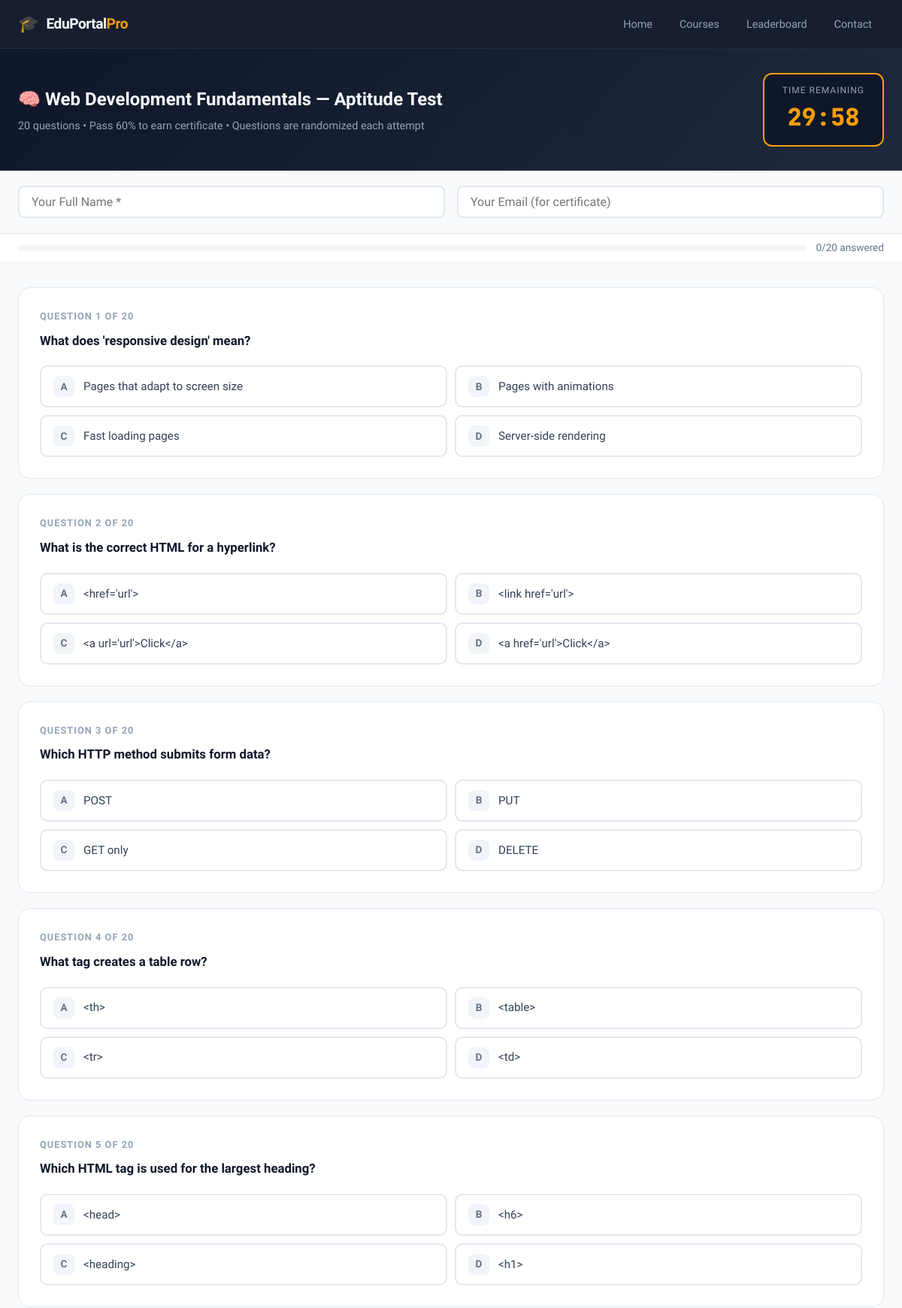
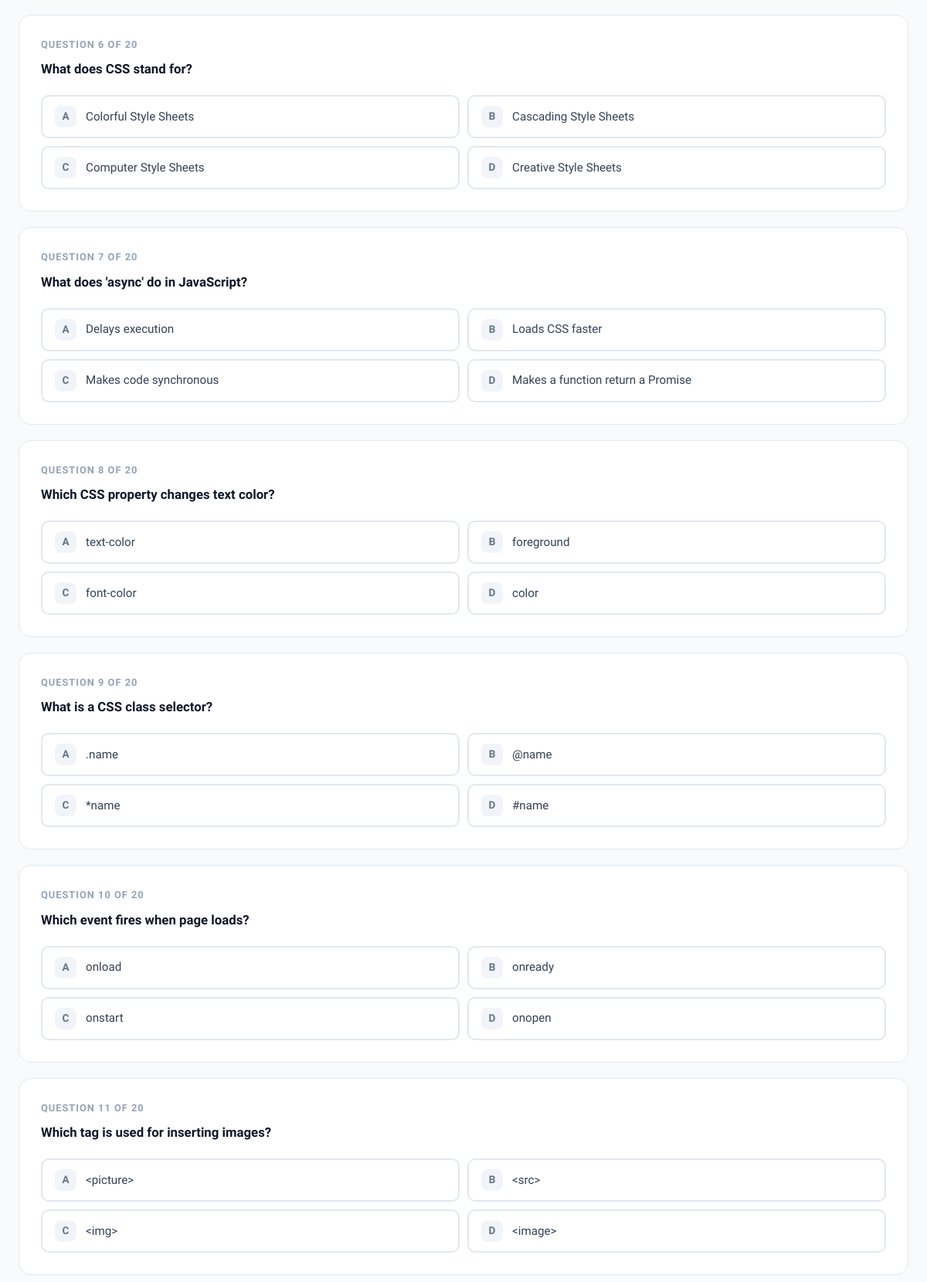
Screenshot of /courses/2/test/ (upper part) with the database file from the repository (2 pictures, top to bottom).
### students/models.py (models this page shows, shortened)
class Course(models.Model):
    title = models.CharField(max_length=200)
    description = models.TextField()
    subject = models.CharField(max_length=100)
    duration = models.CharField(max_length=50, default="4 weeks")
    level = models.CharField(max_length=50, choices=[
        ('Beginner', 'Beginner'),
        ('Intermediate', 'Intermediate'),
        ('Advanced', 'Advanced'),
    ], default='Beginner')
    icon = models.CharField(max_length=10, default='📚')
    color = models.CharField(max_length=30, default='#4f46e5')
    created_at = models.DateTimeField(auto_now_add=True)

class Question(models.Model):
    course = models.ForeignKey(Course, on_delete=models.CASCADE, related_name='questions')
    question_text = models.TextField()
    option_a = models.CharField(max_length=300)
    option_b = models.CharField(max_length=300)
    option_c = models.CharField(max_length=300)
    option_d = models.CharField(max_length=300)
    correct_answer = models.CharField(max_length=1, choices=[
        ('A', 'A'), ('B', 'B'), ('C', 'C'), ('D', 'D')
    ])
    explanation = models.TextField(blank=True)

### students/views.py (the view)
# urls.py: path('courses/<int:course_id>/test/', views.start_test, name='start_test'),
def start_test(request, course_id):
    course = get_object_or_404(Course, id=course_id)
    all_questions = list(course.questions.all())
    if len(all_questions) < 5:
        messages.error(request, "Not enough questions available for this test. Please contact admin.")
        return redirect('course_detail', course_id=course_id)
    count = min(20, len(all_questions))
    selected = random.sample(all_questions, count)
    test_questions = []
    for q in selected:
        options = [
            ('A', q.option_a),
            ('B', q.option_b),
            ('C', q.option_c),
            ('D', q.option_d),
        ]
        random.shuffle(options)
        answer_map = {}
        new_options = {}
        for new_key, (orig_key, text) in zip(['A', 'B', 'C', 'D'], options):
            new_options[new_key] = text
            answer_map[new_key] = orig_key  # maps new position to original option
        correct_new = None
        for nk, ok in answer_map.items():
            if ok == q.correct_answer:
                correct_new = nk
                break
        test_questions.append({
            'id': q.id,
            'text': q.question_text,
            'options': new_options,
            'answer_map': answer_map,
            'correct_shuffled': correct_new,
        })
    request.session['test_course_id'] = course_id
    request.session['test_questions'] = [
        {
            'id': tq['id'],
            'text': tq['text'],
            'options': tq['options'],
            'correct_shuffled': tq['correct_shuffled'],
            'answer_map': tq['answer_map'],
        }
        for tq in test_questions
    ]
    return render(request, 'test.html', {
        'course': course,
        'questions': test_questions,
        'total': count,
    })

### students/templates/test.html (shortened to what this page needs)
{% extends 'base.html' %}
{% block content %}
<div class="test-header">
    <div class="container">
        <div>
            <div class="test-title">🧠 {{ course.title }} — Aptitude Test</div>
            <div class="test-subtitle">{{ total }} questions • Pass 60% to earn certificate • Questions are randomized each attempt</div>
        </div>
        <div class="timer-box">
            <div class="timer-label">Time Remaining</div>
            <div class="timer-display" id="timer">30:00</div>
        </div>
    </div>
</div>
<form method="post" action="{% url 'submit_test' course.id %}" id="testForm">
<div class="student-form-section">
    <div class="container">
        <div class="student-form-inner">
            <input type="text" name="student_name" placeholder="Your Full Name *" required>
            <input type="email" name="student_email" placeholder="Your Email (for certificate)">
        </div>
    </div>
</div>
<div class="progress-bar-wrap">
    <div class="container">
        <div class="progress-bar-inner">
            <div class="prog-bar"><div class="prog-fill" id="progFill" style="width:0%"></div></div>
            <div class="prog-text"><span id="answeredCount">0</span>/{{ total }} answered</div>
        </div>
    </div>
</div>
<section class="questions-section">
    <div class="container">
        {% for q in questions %}
        <div class="question-block" id="qblock_{{ q.id }}">
            <div class="question-num">Question {{ forloop.counter }} of {{ total }}</div>
            <div class="question-text">{{ q.text }}</div>
            <div class="options-grid">
                {% for key, text in q.options.items %}
                <label class="option-label" id="label_{{ q.id }}_{{ key }}" onclick="selectOption(this, '{{ q.id }}', '{{ key }}')">
                    <div class="option-key">{{ key }}</div>
                    <div class="option-text">{{ text }}</div>
                </label>
                {% endfor %}
            </div>
        </div>
        {% endfor %}
    </div>
</section>
</form>
{% endblock %}

### static/css/main.css (style rules this page uses)
*, *::before, *::after { box-sizing: border-box; margin: 0; padding: 0; }
html { scroll-behavior: smooth; }
body { font-family: 'Sora', sans-serif; background: #f8fafc; color: #1e293b; line-height: 1.6; min-height: 100vh; }
:root { --primary: #4f46e5; --primary-dark: #3730a3; --accent: #f59e0b; --surface: #fff; --border: #e2e8f0; --muted: #94a3b8; --text: #0f172a; --radius: 12px; --shadow: 0 4px 24px rgba(0,0,0,0.08); }
.container { max-width: 1200px; margin: 0 auto; padding: 0 24px; }
body { display: flex; flex-direction: column; }

### students/templates/test.html (style rules this page uses)
.test-header { background: linear-gradient(135deg, #0f172a 0%, #1e293b 100%); padding: 32px 0; }
.test-header .container { display:flex; justify-content:space-between; align-items:center; flex-wrap:wrap; gap:16px; }
.test-title { color:#f8fafc; font-size:1.5rem; font-weight:700; }
.test-subtitle { color:#94a3b8; font-size:0.9rem; margin-top:4px; }
.timer-box { background: #0f172a; border: 2px solid #f59e0b; border-radius:12px; padding:12px 24px; text-align:center; }
.timer-label { color:#94a3b8; font-size:0.75rem; text-transform:uppercase; letter-spacing:1px; }
.timer-display { color:#f59e0b; font-size:2rem; font-weight:800; font-family:'JetBrains Mono',monospace; }
.student-form-section { background:#f8fafc; border-bottom:1px solid #e2e8f0; padding:20px 0; }
.student-form-inner { display:flex; gap:16px; flex-wrap:wrap; }
.student-form-inner input { flex:1; min-width:200px; padding:10px 16px; border:2px solid #e2e8f0; border-radius:8px; font-family:inherit; font-size:1rem; }
.questions-section { padding: 32px 0 80px; }
.question-block { background:#fff; border:1px solid #e2e8f0; border-radius:16px; padding:28px; margin-bottom:20px; transition:box-shadow 0.2s; }
.question-num { font-size:0.8rem; font-weight:600; color:#94a3b8; text-transform:uppercase; letter-spacing:1px; margin-bottom:8px; }
.question-text { font-size:1.05rem; font-weight:600; color:#0f172a; margin-bottom:20px; line-height:1.6; }
.options-grid { display:grid; grid-template-columns:1fr 1fr; gap:10px; }
.option-label { display:flex; align-items:center; gap:12px; padding:12px 16px; border:2px solid #e2e8f0; border-radius:10px; cursor:pointer; transition:all 0.2s; }
.option-key { width:28px; height:28px; border-radius:8px; background:#f1f5f9; display:flex; align-items:center; justify-content:center; font-weight:700; font-size:0.85rem; color:#64748b; flex-shrink:0; }
.option-text { font-size:0.95rem; color:#334155; }
.progress-bar-wrap { position:sticky; top:64px; z-index:100; background:#fff; padding:8px 0; border-bottom:1px solid #f1f5f9; }
.progress-bar-inner { display:flex; align-items:center; gap:12px; }
.prog-bar { flex:1; height:6px; background:#f1f5f9; border-radius:4px; overflow:hidden; }
.prog-text { font-size:0.85rem; color:#64748b; white-space:nowrap; }

### rows the page displays
Course: title "Web Development Fundamentals"
Question: text "What does 'responsive design' mean?", options "Pages that adapt to screen size" "Pages with animations" "Fast loading pages" "Server-side rendering"
Question: text "What is the correct HTML for a hyperlink?", options "<href='url'>" "<link href='url'>" "<a url='url'>Click</a>" "<a href='url'>Click</a>"
Question: text "Which HTTP method submits form data?", options "POST" "PUT" "GET only" "DELETE"
Question: text "What tag creates a table row?", options "<th>" "<table>" "<tr>" "<td>"
Question: text "Which HTML tag is used for the largest heading?", options "<head>" "<h6>" "<heading>" "<h1>"
Question: text "What does CSS stand for?", options "Colorful Style Sheets" "Cascading Style Sheets" "Computer Style Sheets" "Creative Style Sheets"
Question: text "What does 'async' do in JavaScript?", options "Delays execution" "Loads CSS faster" "Makes code synchronous" "Makes a function return a Promise"
Question: text "Which CSS property changes text color?", options "text-color" "foreground" "font-color" "color"
Question: text "What is a CSS class selector?", options ".name" "@name" "*name" "#name"
Question: text "Which event fires when page loads?", options "onload" "onready" "onstart" "onopen"
Question: text "Which tag is used for inserting images?", options "<picture>" "<src>" "<img>" "<image>"

### other values shown
{{ total }} "20"
{{ total }} "20" "20" "20" "20" "20" "20" "20" "20" "20" "20" "20"
{{ key }} "A" "B" "C" "D" "A" "B" "C" "D" "A" "B" "C" "D" "A" "B" "C" "D" "A" "B" "C" "D" "A" "B" "C" "D" "A" "B" "C" "D" "A" "B" "C" "D" "A" "B" "C" "D" "A" "B" "C" "D" "A" "B" "C" "D"
